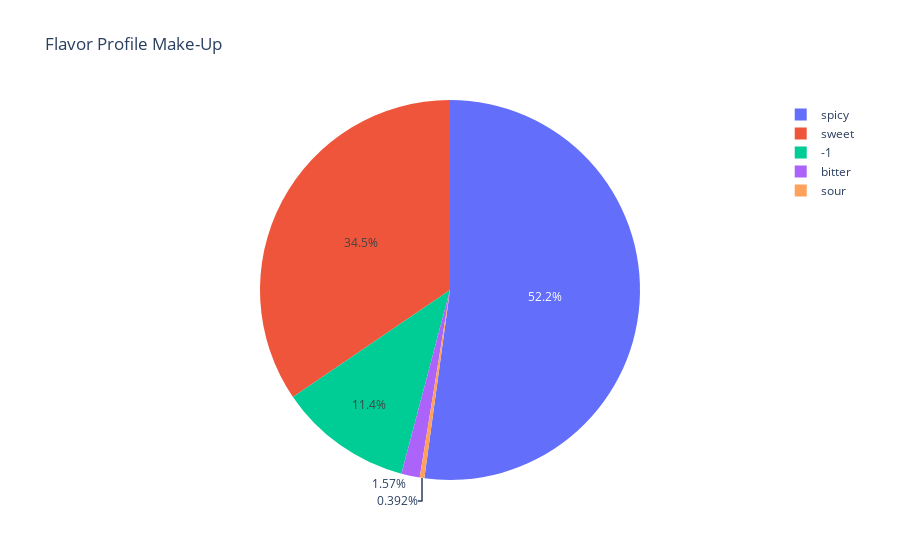

Notebook code cell kept with this figure:
### Markdown cell above
## Task 3: Pie Chart of Flavor Profile Distribution

### Objective:
Create a pie chart showing the distribution of flavor profiles (e.g., sweet, savory) across the dataset.

### Instructions:
- Use Plotly Express to create a pie chart.

- Plot the flavor_profile column, which will show the distribution of flavor types.

- Ensure the chart is labeled clearly.

### Code cell
# Task 3: Create a pie chart showing the flavor profile distribution
# Fill in the code to create the pie chart -- look up documentation if needed 
fig = px.pie(df, 'flavor_profile', title="Flavor Profile Make-Up") 

# Show the plot
fig.show()

### Figure 1 — Plotly figure (JSON) as saved in the notebook; plotly's stock layout.template omitted (floating-point values rounded to 4 significant figures; data arrays with more than 128 entries replaced by an {"elided": "..."} marker saying what was removed)
{"data": [{"domain": {"x": [0, 1], "y": [0, 1]}, "hovertemplate": "flavor_profile=%{label}<extra></extra>", "labels": {"elided": "255 str values"}, "legendgroup": "", "name": "", "showlegend": true, "type": "pie"}], "layout": {"legend": {"tracegroupgap": 0}, "title": {"text": "Flavor Profile Make-Up"}}}
